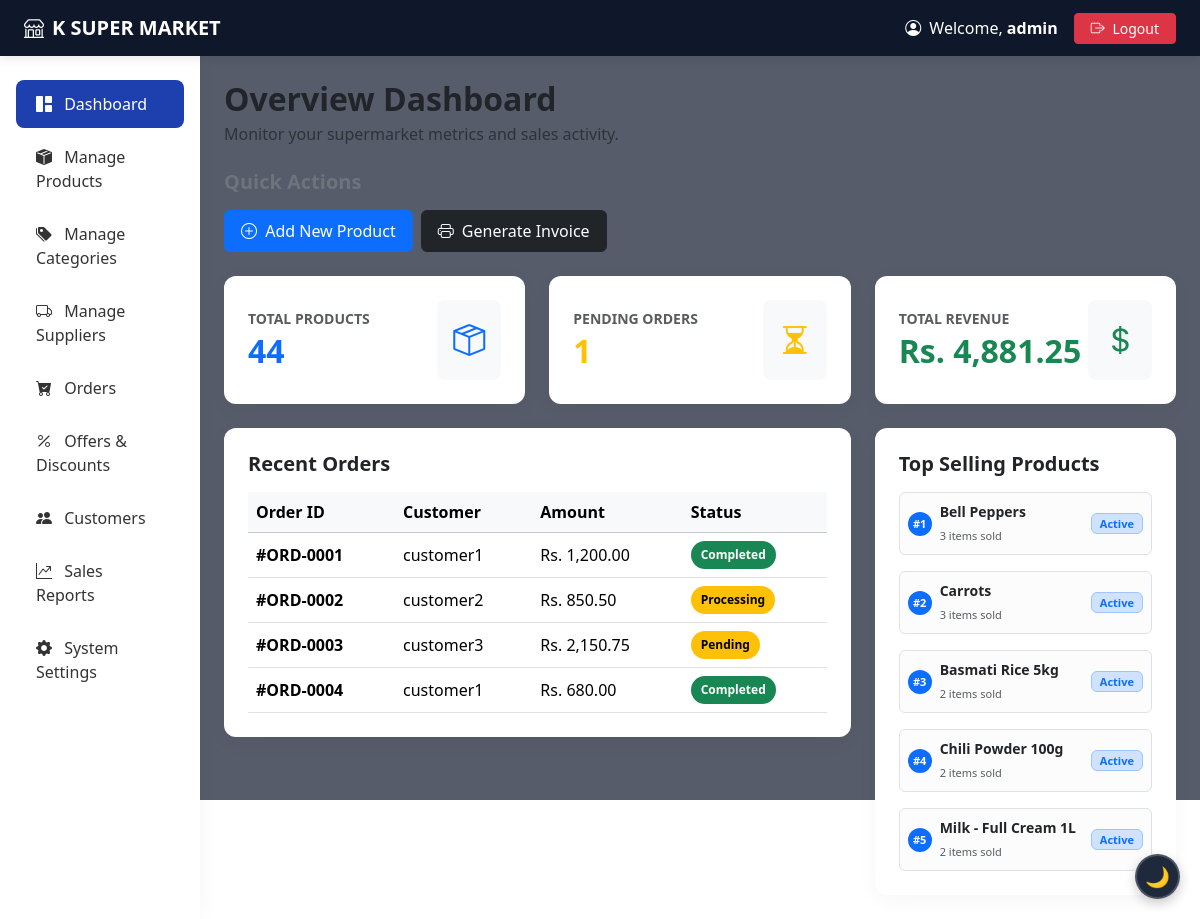
Page /admin/dashboard.php (signed in) on the committed database.
### tables this page shows
CREATE TABLE orders (
    id INT PRIMARY KEY AUTO_INCREMENT,
    user_id INT NOT NULL,
    order_date TIMESTAMP DEFAULT CURRENT_TIMESTAMP,
    total_amount DECIMAL(12, 2) NOT NULL,
    status ENUM('pending', 'processing', 'completed', 'cancelled') DEFAULT 'pending',
    delivery_address TEXT,
    notes TEXT,
    created_at TIMESTAMP DEFAULT CURRENT_TIMESTAMP,
    updated_at TIMESTAMP DEFAULT CURRENT_TIMESTAMP ON UPDATE CURRENT_TIMESTAMP,
    FOREIGN KEY (user_id) REFERENCES users(id) ON DELETE CASCADE
);

CREATE TABLE users (
    id INT PRIMARY KEY AUTO_INCREMENT,
    username VARCHAR(100) NOT NULL UNIQUE,
    email VARCHAR(100) NOT NULL UNIQUE,
    password VARCHAR(255) NOT NULL,
    role ENUM('admin', 'staff', 'customer') NOT NULL DEFAULT 'customer',
    created_at TIMESTAMP DEFAULT CURRENT_TIMESTAMP,
    updated_at TIMESTAMP DEFAULT CURRENT_TIMESTAMP ON UPDATE CURRENT_TIMESTAMP
);

### admin/dashboard.php (the view, shortened to what this page needs)
<?php
require_once '../db.php';
$orderColumns = $pdo->query('SHOW COLUMNS FROM orders')->fetchAll(PDO::FETCH_COLUMN);
$orderTotalColumn = null;
foreach (['total_amount', 'total_price', 'total'] as $column) {
    if (in_array($column, $orderColumns, true)) {
        $orderTotalColumn = $column;
        break;
    }
}
$orderDateColumn = in_array('order_date', $orderColumns, true) ? 'order_date' : 'created_at';
try {
    $stmt = $pdo->query("SELECT * FROM products ORDER BY id DESC");
    $all_products = $stmt->fetchAll();
} catch (PDOException $e) {
    $all_products = [];
}
try {
    $sales_stmt = $pdo->query("SELECT COALESCE(SUM({$orderTotalColumn}), 0) AS total_revenue FROM orders");
    $sales_summary = $sales_stmt->fetch();
    $total_revenue = (float)($sales_summary['total_revenue'] ?? 0);
} catch (PDOException $e) {
    $total_revenue = 0;
}
try {
    $pending_stmt = $pdo->query("SELECT COUNT(*) AS pending_count FROM orders WHERE status = 'pending'");
    $pending_summary = $pending_stmt->fetch();
    $pending_orders_count = (int)($pending_summary['pending_count'] ?? 0);
} catch (PDOException $e) {
    $pending_orders_count = 0;
}
try {
    $recent_orders_stmt = $pdo->query("SELECT o.id, o.{$orderTotalColumn} AS total_amount, o.status, u.username AS customer_name
        FROM orders o
        LEFT JOIN users u ON u.id = o.user_id
        ORDER BY o.{$orderDateColumn} DESC
        LIMIT 5");
    $recent_orders = $recent_orders_stmt->fetchAll();
} catch (PDOException $e) {
    $recent_orders = [];
}
try {
    $top_products_stmt = $pdo->query("SELECT p.name, SUM(oi.quantity) AS qty_sold
        FROM order_items oi
        JOIN products p ON p.id = oi.product_id
        GROUP BY p.id, p.name
        ORDER BY qty_sold DESC
        LIMIT 5");
    $top_products = $top_products_stmt->fetchAll();
} catch (PDOException $e) {
    $top_products = [];
}
?>
<!DOCTYPE html>
<html lang="en">
<head>
    <link href="https://cdn.jsdelivr.net/npm/bootstrap@5.3.2/dist/css/bootstrap.min.css" rel="stylesheet">
    <link rel="stylesheet" href="https://cdn.jsdelivr.net/npm/bootstrap-icons@1.11.1/font/bootstrap-icons.css">
</head>
<body>
<?php $page_background_role = 'admin'; $page_background_type = 'dashboard'; include __DIR__ . '/../includes/role-background.php'; ?>
<nav class="navbar navbar-expand-lg navbar-dark navbar-custom px-4 py-2">
    <a class="navbar-brand fw-bold d-flex align-items-center" href="#">
        <i class="bi bi-shop me-2"></i> K SUPER MARKET
    </a>
    <div class="ms-auto d-flex align-items-center">
        <span class="text-white me-3"><i class="bi bi-person-circle me-1"></i> Welcome, <strong><?= htmlspecialchars($_SESSION['username'] ?? 'Kavinda') ?></strong></span>
        <a href="../logout.php" class="btn btn-sm btn-danger px-3"><i class="bi bi-box-arrow-right me-1"></i> Logout</a>
    </div>
</nav>
<div class="container-fluid">
    <div class="row">
        <div class="col-md-3 col-lg-2 sidebar py-4 px-3">
            <div class="list-group list-group-flush" id="sidebar-menu">
                <div onclick="switchTab('dashboard')" id="tab-dashboard" class="list-group-item active"><i class="bi bi-grid-1x2-fill me-2"></i> Dashboard</div>
                <div onclick="switchTab('products')" id="tab-products" class="list-group-item"><i class="bi bi-box-seam-fill me-2"></i> Manage Products</div>
                <div onclick="switchTab('categories')" id="tab-categories" class="list-group-item"><i class="bi bi-tags-fill me-2"></i> Manage Categories</div>
                <div onclick="switchTab('suppliers')" id="tab-suppliers" class="list-group-item"><i class="bi bi-truck me-2"></i> Manage Suppliers</div>
                <div onclick="switchTab('orderitems')" id="tab-orderitems" class="list-group-item"><i class="bi bi-cart-check-fill me-2"></i> Orders</div>
                <a href="offers.php" class="list-group-item"><i class="bi bi-percent me-2"></i> Offers & Discounts</a>
                <div onclick="switchTab('customers')" id="tab-customers" class="list-group-item"><i class="bi bi-people-fill me-2"></i> Customers</div>
                <div onclick="switchTab('reports')" id="tab-reports" class="list-group-item"><i class="bi bi-graph-up-arrow me-2"></i> Sales Reports</div>
                <div onclick="switchTab('settings')" id="tab-settings" class="list-group-item"><i class="bi bi-gear-fill me-2"></i> System Settings</div>
            </div>
        </div>
        <div class="col-md-9 col-lg-10 p-4">
            <div id="section-dashboard" class="content-section active-section">
                <div class="d-flex justify-content-between align-items-center mb-4">
                    <div>
                        <h2 class="fw-bold text-dark mb-1">Overview Dashboard</h2>
                        <p class="text-muted mb-0">Monitor your supermarket metrics and sales activity.</p>
                    </div>
                </div>
                <div class="mb-4">
                    <h5 class="fw-bold text-secondary mb-3">Quick Actions</h5>
                    <div class="d-flex gap-2 flex-wrap">
                        <button onclick="switchTab('products')" class="btn btn-primary px-3 py-2"><i class="bi bi-plus-circle me-1"></i> Add New Product</button>
                        <button class="btn btn-dark px-3 py-2"><i class="bi bi-printer me-1"></i> Generate Invoice</button>
                    </div>
                </div>
                <div class="row g-4 mb-4">
                    <div class="col-md-4">
                        <div class="card card-stat p-4 d-flex flex-row align-items-center justify-content-between">
                            <div>
                                <h6 class="text-muted text-uppercase small fw-bold mb-1">Total Products</h6>
                                <h2 class="fw-bold text-primary m-0"><?= count($all_products) ?></h2>
                            </div>
                            <div class="bg-light p-3 rounded-3 text-primary fs-2"><i class="bi bi-box-seam"></i></div>
                        </div>
                    </div>
                    <div class="col-md-4">
                        <div class="card card-stat p-4 d-flex flex-row align-items-center justify-content-between">
                            <div>
                                <h6 class="text-muted text-uppercase small fw-bold mb-1">Pending Orders</h6>
                                <h2 class="fw-bold text-warning m-0"><?= $pending_orders_count ?></h2>
                            </div>
                            <div class="bg-light p-3 rounded-3 text-warning fs-2"><i class="bi bi-hourglass-split"></i></div>
                        </div>
                    </div>
                    <div class="col-md-4">
                        <div class="card card-stat p-4 d-flex flex-row align-items-center justify-content-between">
                            <div>
                                <h6 class="text-muted text-uppercase small fw-bold mb-1">Total Revenue</h6>
                                <h2 class="fw-bold text-success m-0">Rs. <?= number_format($total_revenue, 2) ?></h2>
                            </div>
                            <div class="bg-light p-3 rounded-3 text-success fs-2"><i class="bi bi-currency-dollar"></i></div>
                        </div>
                    </div>
                </div>
                <div class="row g-4">
                    <div class="col-lg-8">
                        <div class="card table-card p-4">
                            <h5 class="fw-bold mb-3 text-dark">Recent Orders</h5>
                            <div class="table-responsive">
                                <table class="table table-hover align-middle mb-0">
                                    <thead class="table-light">
                                        <tr>
                                            <th>Order ID</th>
                                            <th>Customer</th>
                                            <th>Amount</th>
                                            <th>Status</th>
                                        </tr>
                                    </thead>
                                    <tbody>
                                        <?php if (!empty($recent_orders)): foreach ($recent_orders as $recent): ?>
                                            <tr>
                                                <td><strong>#ORD-<?= str_pad((string)$recent['id'], 4, '0', STR_PAD_LEFT) ?></strong></td>
                                                <td><?= htmlspecialchars($recent['customer_name'] ?? 'Customer') ?></td>
                                                <td>Rs. <?= number_format((float)($recent['total_amount'] ?? 0), 2) ?></td>
                                                <td><span class="status-badge <?= strtolower($recent['status'] ?? 'pending') === 'completed' ? 'badge-completed' : 'badge-pending' ?>"><?= ucfirst($recent['status'] ?? 'Pending') ?></span></td>
                                            </tr>
                                        <?php endforeach; else: ?>
                                            <tr><td colspan="4" class="text-center text-muted py-3">No recent orders found.</td></tr>
                                        <?php endif; ?>
                                    </tbody>
                                </table>
                            </div>
                        </div>
                    </div>
                    <div class="col-lg-4">
                        <div class="card table-card p-4">
                            <h5 class="fw-bold mb-3 text-dark">Top Selling Products</h5>
                            <div class="d-flex flex-column gap-3">
                                <?php if (!empty($top_products)): foreach ($top_products as $index => $product): ?>
                                    <div class="d-flex align-items-center justify-content-between p-2 border rounded bg-light-subtle">
                                        <div class="d-flex align-items-center gap-2">
                                            <span class="badge bg-primary rounded-circle d-flex align-items-center justify-content-center" style="width: 24px; height: 24px; font-size: 11px;">#<?= $index + 1 ?></span>
                                            <div>
                                                <div class="fw-bold small text-dark"><?= htmlspecialchars($product['name']) ?></div>
                                                <small class="text-muted" style="font-size: 11px;"><?= (int)$product['qty_sold'] ?> items sold</small>
                                            </div>
                                        </div>
                                        <span class="badge bg-primary-subtle text-primary border border-primary-subtle px-2 py-1" style="font-size: 11px;">Active</span>
                                    </div>
                                <?php endforeach; else: ?>
                                    <div class="text-muted small">No sales data available yet.</div>
                                <?php endif; ?>
                            </div>
                        </div>
                    </div>
                </div>
            </div>
        </div>
    </div>
</div>
</body>
</body>
</html>

### includes/role-background.php (shortened to what this page needs)
<?php
$page_background_type = $page_background_type ?? 'dashboard';
?>
<div id="ks-role-background" class="ks-role-background ks-role-background-<?php echo htmlspecialchars($page_background_type, ENT_QUOTES, 'UTF-8'); ?>" aria-hidden="true">
</div>

### admin/dashboard.php (style rules this page uses)
body { background-color: #f4f6f9; font-family: 'Segoe UI', sans-serif; }
.navbar-custom { background-color: #0f172a; box-shadow: 0 2px 10px rgba(0,0,0,0.1); }
.sidebar { background: white; min-height: calc(100vh - 56px); box-shadow: 4px 0 15px rgba(0,0,0,0.03); }
.sidebar .list-group-item { border: none; padding: 12px 20px; border-radius: 8px; margin-bottom: 5px; font-weight: 500; transition: 0.2s; color: #333; text-decoration: none; display: block; cursor: pointer; }
.sidebar .list-group-item.active { background-color: #1e40af; color: white; }
.card-stat { border: none; border-radius: 12px; box-shadow: 0 5px 20px rgba(0,0,0,0.04); transition: transform 0.3s cubic-bezier(0.34, 1.56, 0.64, 1), box-shadow 0.3s ease; background: white; }
.mb-4 .btn { transition: transform 0.2s cubic-bezier(0.34, 1.56, 0.64, 1), box-shadow 0.2s ease; }
.table-card { border: none; border-radius: 12px; box-shadow: 0 5px 20px rgba(0,0,0,0.04); background: white; }
.status-badge { padding: 5px 10px; border-radius: 20px; font-size: 12px; font-weight: 600; display: inline-block; }
.badge-pending { background-color: #ffc107; color: #000; }
.badge-completed { background-color: #198754; color: white; }
.content-section { display: none !important; }
.content-section.active-section { display: block !important; }

### rows in the picture
orders: id "0001", user.username "customer1", total_amount "1,200.00", status "Completed"
orders: id "0002", user.username "customer2", total_amount "850.50", status "Processing"
orders: id "0003", user.username "customer3", total_amount "2,150.75", status "Pending"
orders: id "0004", user.username "customer1", total_amount "680.00", status "Completed"

### other values in the picture
$_SESSION['username'] "admin"
count($all_products) "44"
$pending_orders_count "1"
$total_revenue "4,881.25"
$product['name'] "Bell Peppers"
$product['qty_sold'] "3"
$product['name'] "Carrots"
$product['name'] "Basmati Rice 5kg"
$product['qty_sold'] "2"
$product['name'] "Chili Powder 100g"
$product['name'] "Milk - Full Cream 1L"
